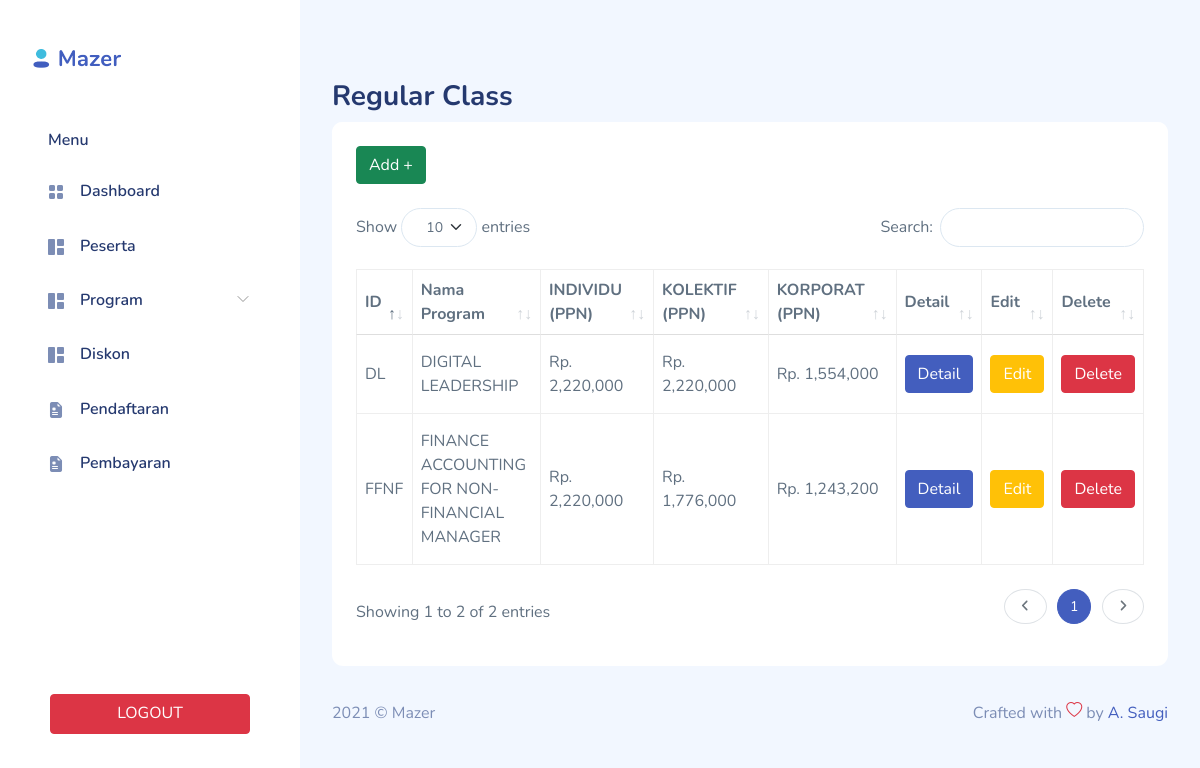
Page /admin/course/reguler.php on the earlier database version.
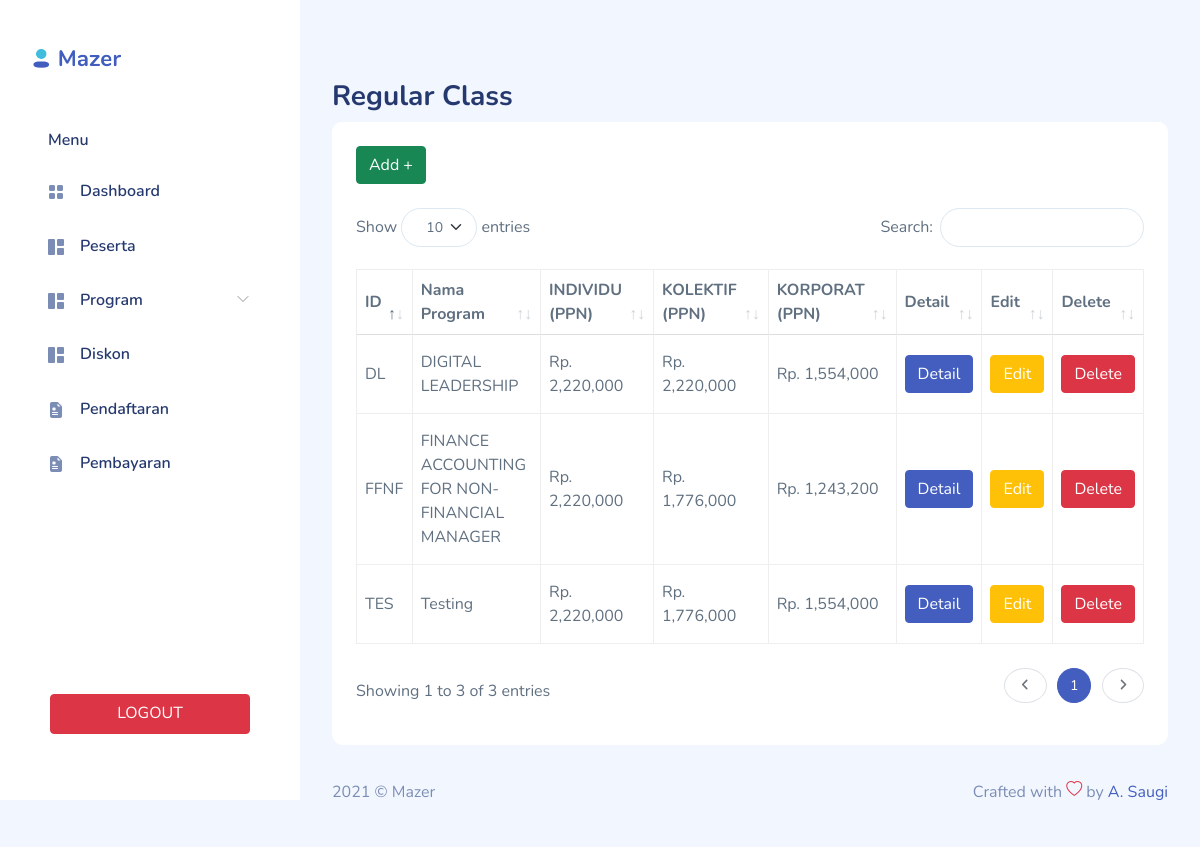
Same page on the later database version.
### tables this page shows
CREATE TABLE `program` (
  `ID_PROGRAM` char(10) NOT NULL,
  `ID_KATEGORI` char(5) NOT NULL,
  `NAMA_PROGRAM` varchar(255) NOT NULL,
  `INDIVIDU` int(11) DEFAULT NULL,
  `KOLEKTIF` int(11) DEFAULT NULL,
  `KORPORAT` int(11) DEFAULT NULL,
  `PPN` int(11) DEFAULT NULL,
  `DESKRIPSI` text DEFAULT NULL,
  `SESI` int(11) DEFAULT NULL,
  `IMAGE` text DEFAULT NULL,
  PRIMARY KEY (`ID_PROGRAM`),
  KEY `FK_TERDIRI_ATAS` (`ID_KATEGORI`),
  CONSTRAINT `FK_TERDIRI_ATAS` FOREIGN KEY (`ID_KATEGORI`) REFERENCES `kategori_program` (`ID_KATEGORI`) ON DELETE CASCADE ON UPDATE CASCADE
);

### admin/course/reguler.php (the view, shortened to what this page needs)
<?php
include_once('../../config/database.php');
?>
<!DOCTYPE html>
<html lang="en">
<head>
    <link rel="stylesheet" href="../../assets/css/bootstrap.css">
<link rel="stylesheet" href="../../assets/vendors/jquery-datatables/jquery.dataTables.bootstrap5.min.css">
<link rel="stylesheet" href="../../assets/vendors/fontawesome/all.min.css">
    <link rel="stylesheet" href="../../assets/vendors/perfect-scrollbar/perfect-scrollbar.css">
    <link rel="stylesheet" href="../../assets/vendors/bootstrap-icons/bootstrap-icons.css">
    <link rel="stylesheet" href="../../assets/css/app.css">
</head>
<body>
<?php include_once('../sidebar/sidebar.php'); ?>
    </div>
    <button class="sidebar-toggler btn x"><i data-feather="x"></i></button>
</div>
        </div>
        <div id="main">
<div class="page-heading">
    <div class="page-title">
        <div class="row">
            <div class="col-12 col-md-6 order-md-1 order-last">
                <h3>Regular Class</h3>
            </div>
            <div class="col-12 col-md-6 order-md-2 order-first">
            </div>
        </div>
    </div>
    <section class="section">
        <div class="card" >
            <div class="card-header">
            <a href="insert_reguler.php" class="btn btn-success">Add +</a>
            </div>
            <div class="card-body">
            <div class="table-responsive">
                <table class="table table-bordered" id="table1" width="100%" cellspacing="0">
                    <thead>
                        <tr>
                            <th>ID</th>
                            <th>Nama Program</th>
                            <th>INDIVIDU (PPN)</th>
                            <th>KOLEKTIF (PPN)</th>
                            <th>KORPORAT (PPN)</th>
                            <th>Detail</th>
                            <th>Edit</th>
                            <th>Delete</th>
                        </tr>
                    </thead>
                    <tbody>
                        <?php
                        $query_program = "SELECT * FROM program WHERE ID_KATEGORI = 'rc'";
                        $tabel_program= mysqli_query($mysqli, $query_program);
                        foreach ($tabel_program as $data_program) :
                        ?>
                        <tr>
                            <td><?php echo $data_program['ID_PROGRAM']; ?></td>
                            <td><?php echo $data_program['NAMA_PROGRAM']; ?></td>
                            <td><?php echo 'Rp. '.number_format($data_program['INDIVIDU']); ?></td>
                            <td><?php echo 'Rp. '.number_format($data_program['KOLEKTIF']); ?></td>
                            <td><?php echo 'Rp. '.number_format($data_program['KORPORAT']); ?></td>
                            <td>
                            <a href="detail_regular.php?id=<?php echo $data_program['ID_PROGRAM']; ?>" class="btn btn-primary">Detail</a>
                            </td>
                            <td>
                            <a href="edit_regular.php?id=<?php echo $data_program['ID_PROGRAM']; ?>" class="btn btn-warning">Edit</a>
                            </td>
                            <td>
                            <a href="delete_program.php?id=<?php echo $data_program['ID_PROGRAM']; ?>" class="btn btn-danger">Delete</a>
                            </td>
                        </tr>
                        <?php
                       endforeach
                       ?>
                    </tbody>
                    </div>
            </div>
        </div>
    </section>
</div>
            <footer>
                <div class="footer clearfix mb-0 text-muted">
                    <div class="float-start">
                        <p>2021 &copy; Mazer</p>
                    </div>
                    <div class="float-end">
                        <p>Crafted with <span class="text-danger"><i class="bi bi-heart"></i></span> by <a
                                href="http://ahmadsaugi.com">A. Saugi</a></p>
                    </div>
                </div>
            </footer>
        </div>
</body>
</html>

### admin/sidebar/sidebar.php (shortened to what this page needs)
  <div id="app">
      <div id="sidebar" class="active">
          <div class="sidebar-wrapper active">
  <div class="sidebar-header">
      <div class="d-flex justify-content-between">
          <div class="logo">
              <a href="#"><img src="../../assets/images/logo/logo.png" alt="Logo" srcset=""></a>
          </div>
      </div>
  </div>
  <div class="sidebar-menu">
      <ul class="menu">
          <li class="sidebar-title">Menu</li>
          <li
              class="sidebar-item  <?= !!strpos($_SERVER['REQUEST_URI'], 'dashboard') ? 'active' : '' ?> ">
              <a href="../layout/dashboard.php" class='sidebar-link '>
                  <i class="bi bi-grid-fill"></i>
                  <span>Dashboard</span>
              </a>
          </li>
          <li
              class="sidebar-item  <?= !!strpos($_SERVER['REQUEST_URI'], 'peserta') ? 'active' : '' ?>">
              <a href="../client/peserta.php" class='sidebar-link '>
                  <i class="bi bi-grid-1x2-fill"></i>
                  <span>Peserta</span>
              </a>
          </li>
          <li
              class="sidebar-item  has-sub ">
              <a href="#" class='sidebar-link '>
                  <i class="bi bi-grid-1x2-fill"></i>
                  <span>Program</span>
              </a>
          </li>
          <li
              class="sidebar-item  <?= !!strpos($_SERVER['REQUEST_URI'], 'discount') ? 'active' : '' ?> ">
              <a href="../discount/discount.php" class='sidebar-link '>
                  <i class="bi bi-grid-1x2-fill"></i>
                  <span>Diskon</span>
              </a>
          </li>
          <li
              class="sidebar-item  <?= !!strpos($_SERVER['REQUEST_URI'], 'pendaftaran') ? 'active' : '' ?>">
              <a href="../pendaftaran/pendaftaran.php" class='sidebar-link '>
                  <i class="bi bi-file-earmark-medical-fill"></i>
                  <span>Pendaftaran</span>
              </a>
          </li>
          <li
              class="sidebar-item <?= !!strpos($_SERVER['REQUEST_URI'], 'pembayaran') ? 'active' : '' ?>">
              <a href="../pembayaran/pembayaran.php" class='sidebar-link  '>
                  <i class="bi bi-file-earmark-medical-fill"></i>
                  <span>Pembayaran</span>
              </a>
          </li>
          <br></br>
          <br></br>
          <br></br>
          <br></br>
          <li  class="sidebar-item mt-3">
              <center>
              <a href="#" class="btn btn-danger" style="width: 200px; height: 40px;">LOGOUT</a>
          </center>
          </li>
</div>

### assets/css/app.css (style rules this page uses)
.btn.btn-danger,.btn.btn-info,.btn.btn-primary,.btn.btn-secondary,.btn.btn-success,.btn.btn-warning { color:#fff }
.card { border:none;margin-bottom:2.2rem }
.card .card-header { border:none }
.card .card-header~.card-body { padding-top:0 }
.card .card-body { padding:1.5rem }
#sidebar.active .sidebar-wrapper { left:0 }
.sidebar-wrapper { background-color:#fff;bottom:0;height:100vh;overflow-y:auto;position:fixed;top:0;transition:left .5s ease-out;width:300px;z-index:10 }
.sidebar-wrapper .sidebar-header { font-size:2rem;font-weight:700;padding:2rem 2rem 1rem }
.sidebar-wrapper .sidebar-header img { height:1.2rem }
.sidebar-wrapper .menu { font-weight:600;margin-top:2rem;padding:0 2rem }
.sidebar-wrapper .menu .sidebar-title { color:#25396f;font-size:1rem;font-weight:600;list-style:none;margin:1.5rem 0 1rem;padding:0 1rem }
.sidebar-wrapper .menu .sidebar-link { align-items:center;border-radius:.5rem;color:#25396f;display:block;display:flex;font-size:1rem;padding:.7rem 1rem;text-decoration:none;transition:all .5s }
.sidebar-wrapper .menu .sidebar-link i,.sidebar-wrapper .menu .sidebar-link svg { color:#7c8db5 }
.sidebar-wrapper .menu .sidebar-link span { margin-left:1rem }
.sidebar-wrapper .menu .sidebar-item { list-style:none;margin-top:.5rem;position:relative }
.sidebar-wrapper .menu .sidebar-item.has-sub .sidebar-link:after { color:#ccc;display:block;position:absolute;right:15px;top:12px }
.dataTable-table td,.dataTable-table thead th,.table td,.table thead th { vertical-align:middle }
.dataTable-table:not(.table-borderless) thead th,.table:not(.table-borderless) thead th { border-bottom:1px solid #dedede!important }
.bi { height:1rem;width:1rem }
#main { margin-left:300px;padding:2rem }
.page-heading { margin:0 0 2rem }
.page-heading h3 { font-weight:700 }
a { text-decoration:none }

### admin/course/reguler.php (style rules this page uses)
table.dataTable td { padding: 15px 8px; }

Differences in the rows shown:
added program: ID_PROGRAM "TES", NAMA_PROGRAM "Testing", INDIVIDU "2,220,000", KOLEKTIF "1,776,000", KORPORAT "1,554,000"
Other differences:
text written by a page script: "Show entries Search: Showing 1 to 2 of 2 entries 1" → "Show entries Search: Showing 1 to 3 of 3 entries 1"
